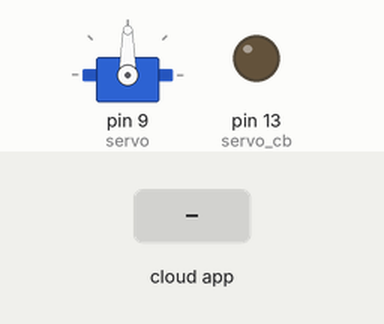
Simulated run of this sketch. Board: Arduino Uno, built with avr-gcc and run on an emulated ATmega328P. Parts: servo, output pins drawn as LEDs (lit = HIGH). The inputs (shaded band) are chosen by the test bench. The ROS host is connected and sends only what is stated.

Above: at 1.2 s.
1.3 s: the phone or cloud app sets servo to 0
At 2.2 s:
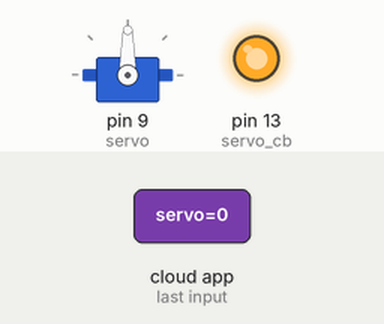
2.8 s: the phone or cloud app sets servo to 1
At 3.3 s:
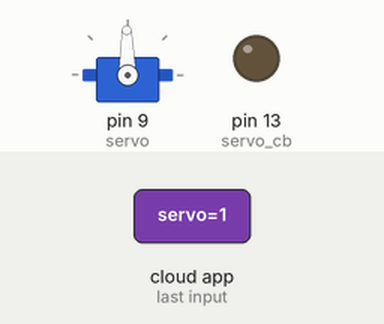
Timing chart, 0 to 5.8 s (numbered marks = the images above; inputs shaded):
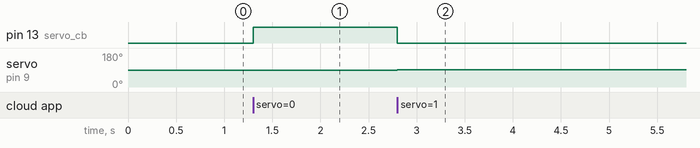

Measured:
- after the input at 1.3 s, pin 13 (servo_cb): LOW → HIGH at once
- after the input at 2.8 s, pin 13 (servo_cb): HIGH → LOW at once; servo on pin 9 (servo): 90° → 91° at once

The sketch:

rosserial_servo.pde
```cpp
/*
 * rosserial Servo Control Example
 *
 * This sketch demonstrates the control of hobby R/C servos
 * using ROS and the arduiono
 *
 * For the full tutorial write up, visit
 * www.ros.org/wiki/rosserial_arduino_demos
 *
 * For more information on the Arduino Servo Library
 * Checkout :
 * http://www.arduino.cc/en/Reference/Servo
 */

// Try and hack roslib to work with make
#define __AVR_ATmega1280__
#include <HardwareSerial.h>
//extern HardwareSerial Serial = Serial1;

#include <WProgram.h>
#include <Servo.h>

#include <ros.h>
#include <std_msgs/Int8.h>

ros::NodeHandle  nh;

Servo servo;

int angle = 90;
int target = angle;

std_msgs::Int8 position;
//std_msgs::Int8 increment;

ros::Publisher pos_pub("servo_position", &position);
//ros::Publisher inc_pub("servo_increment", &increment);

void servo_cb(const std_msgs::Int8& cmd_msg)
{
	target = int(cmd_msg.data) + 90; // msg is with center as 0
        if (target > 180)
            target = 180;
        else if (target < 0)
            target = 0;
	//angle = servo.read();
	//int offset = target - angle;
	//increment.data = offset;
	//inc_pub.publish(&increment);
	digitalWrite(13, HIGH-digitalRead(13));
}

ros::Subscriber<std_msgs::Int8> sub("servo", servo_cb);

void setup()
{
	pinMode(13, OUTPUT);

	nh.initNode();
	nh.advertise(pos_pub);
	//nh.advertise(inc_pub);
	nh.subscribe(sub);

	servo.attach(9); //attach it to pin 9
	servo.write(angle);
}

void loop()
{
	nh.spinOnce();
	while(angle != target)
	{
	angle = servo.read();
	/*int offset = abs(target - angle);
	int inc = 0;
	if (offset > 20)
		inc = 5;
	else if (offset > 10)
		inc = 2;
	else
		inc = 1;*/
	if(angle < target)
		angle += 1;
	else if(angle > target)
		angle -= 1;
	servo.write(angle);
	position.data = angle - 90;	// align center as 0
	pos_pub.publish(&position);
	delay(50);
	}
}
```
